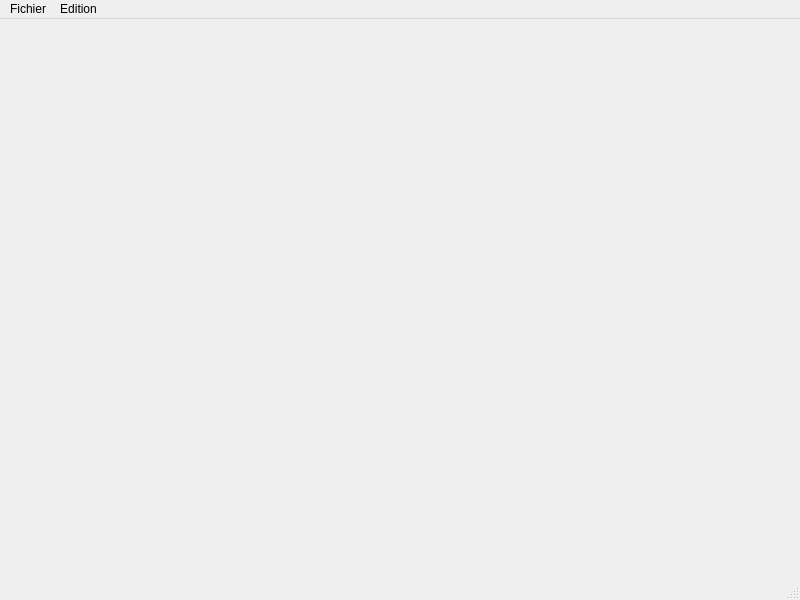
<?xml version="1.0" encoding="UTF-8"?>
<ui version="4.0">
 <class>MainWindow</class>
 <widget class="QMainWindow" name="MainWindow">
  <property name="geometry">
   <rect>
    <x>0</x>
    <y>0</y>
    <width>800</width>
    <height>600</height>
   </rect>
  </property>
  <property name="windowTitle">
   <string>MainWindow</string>
  </property>
  <widget class="QWidget" name="centralwidget"/>
  <widget class="QMenuBar" name="menubar">
   <property name="geometry">
    <rect>
     <x>0</x>
     <y>0</y>
     <width>800</width>
     <height>21</height>
    </rect>
   </property>
   <widget class="QMenu" name="menuFichier">
    <property name="title">
     <string>Fichier</string>
    </property>
    <widget class="QMenu" name="menuNouveau">
     <property name="title">
      <string>Nouveau</string>
     </property>
     <addaction name="actionNotes"/>
     <addaction name="actionTache"/>
    </widget>
    <addaction name="menuNouveau"/>
   </widget>
   <widget class="QMenu" name="menuEdition">
    <property name="title">
     <string>Edition</string>
    </property>
   </widget>
   <addaction name="menuFichier"/>
   <addaction name="menuEdition"/>
  </widget>
  <widget class="QStatusBar" name="statusbar"/>
  <action name="actionNotes">
   <property name="text">
    <string>Article</string>
   </property>
  </action>
  <action name="actionTache">
   <property name="text">
    <string>Tache</string>
   </property>
  </action>
 </widget>
 <resources/>
 <connections/>
</ui>
